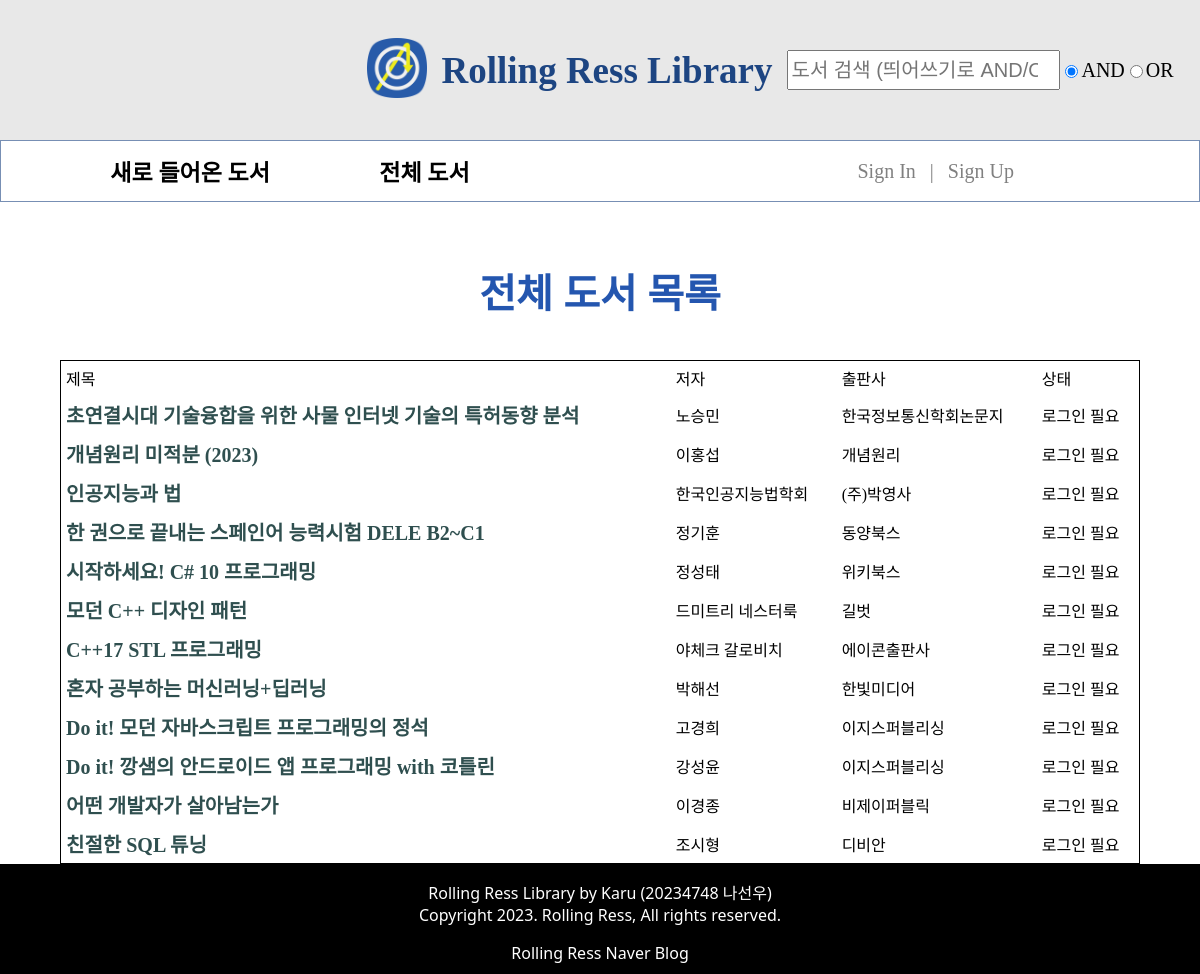
Page /books/all.php on the earlier database version.
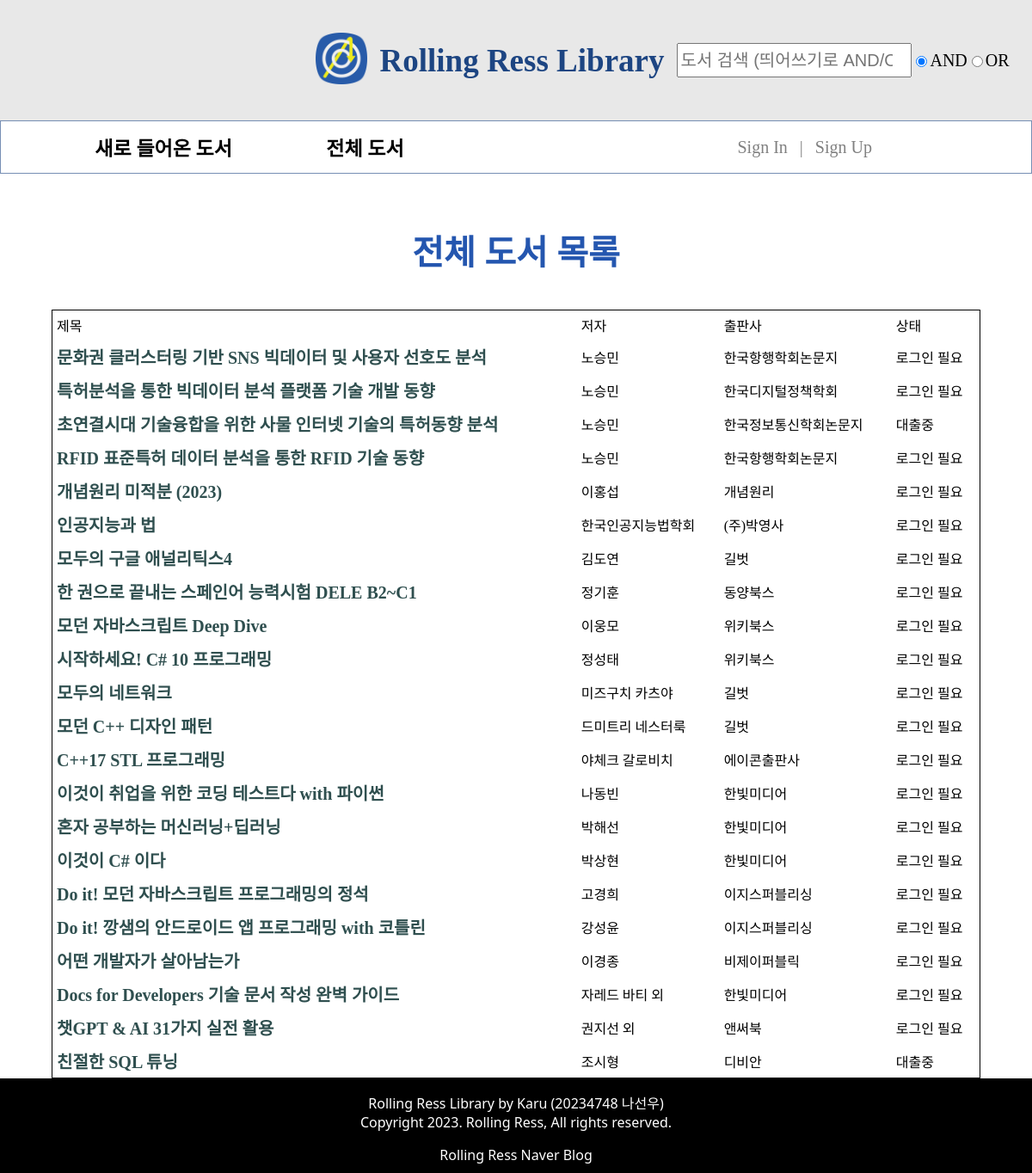
Same page on the later database version.
### tables this page shows
CREATE TABLE `bookinfo` (
  `isbn` bigint NOT NULL,
  `title` varchar(80) NOT NULL,
  `author` varchar(45) NOT NULL,
  `publisher` varchar(45) NOT NULL,
  `takenby` varchar(45) DEFAULT NULL,
  `uploaded` date DEFAULT NULL,
  PRIMARY KEY (`isbn`)
);

### books/all.php (the view, shortened to what this page needs)
<?php
    include '../db/connect.php';
    $stmt = $connect->prepare("SELECT * FROM bookinfo");
    $stmt->execute();
    $result = $stmt->get_result();
    $is_admin = ($_COOKIE['userlevel'] ?? "") == 'admin';
?>
<!DOCTYPE html>
<html lang="ko">
<head>
    <link rel="stylesheet" href="/styles/pages/listall.css">
    <link rel="stylesheet" href="/styles/form.css">
    <link rel="stylesheet" href="/styles/attribute.css">
    <link rel="stylesheet" href="/styles/part/header.css">
    <link rel="stylesheet" href="/styles/part/nav.css">
    <link rel="stylesheet" href="/styles/part/footer.css">
</head>
<body>
    <div id="wrap">
        <header include-html="/htmls/header.html"></header>
        <nav include-html="/htmls/nav.html"></nav>
        <article>
            <h1>전체 도서 목록</h1>
            <table cellspacing="0" cellpadding="5">
                <tr>
                    <td>제목</td>
                    <td>저자</td>
                    <td>출판사</td>
                    <td>상태</td>
                </tr>
                <?php while ($row = $result->fetch_array()): ?>
                    <tr>
                    <td>
                        <?php if ($is_admin): ?>
                            <a href='/manage/about.php?isbn=<? echo $row['isbn'] ?>'>
                        <?php else: ?>
                            <a href='/books/about.php?isbn=<? echo $row['isbn'] ?>'>
                        <?php endif; ?>
                        <span class='book_title'><? echo $row['title'] ?></span>
                        </a>
                    </td>
                    <td><? echo $row['author'] ?></td>
                    <td><? echo $row['publisher'] ?></td>
                    <?php if (empty($row['takenby'])): ?>
                        <?php if (isset($_COOKIE['userlevel'])): ?>
                            <td><mark>이용 가능</mark></td>
                        <? else: ?>
                            <td>로그인 필요</td>
                        <? endif; ?>
                    <? else: ?>
                        <td>대출중</td>
                    <? endif ?>
                    </tr>
            <? endwhile ?>
            </table>
    </div>
    <footer include-html="/htmls/footer.html"></footer>
</body>
</html>

### styles/pages/listall.css (style rules this page uses)
html, body { padding: 0; margin: 0; }
article, form { display: flex; flex-direction: column; }
h1 { font-size: 30px; text-align: center; color: #1D4582; margin-top: 20px; }
table { align-self: center; border: 1px solid; border-collapse:collapse; }
table:not(#myBooks > table) { width: 90%; }
a[href] { text-decoration: none; }
.book_title { font-size: 20px; color : darkslategrey; font-weight: bold; }

### styles/form.css (style rules this page uses)
article { overflow: auto; }
h1 { color: #144AA9EE; font-family: 'Segoe UI', Tahoma, Verdana, sans-serif; text-align: center; margin-bottom: 40px; font-size: 40px; margin-top: 60px; }

### styles/part/header.css (style rules this page uses)
header { display: flex; flex-direction: row; flex-wrap: nowrap; justify-content:center; align-items: center; align-content: space-between; height: 140px; width: 100%; background-color: #55555522; }

### styles/part/nav.css (style rules this page uses)
nav { display: flex; flex-direction: row; flex-wrap: nowrap; align-items: center; align-content: space-between; justify-content: space-evenly; height: 60px; border: 1px solid #1D458299; }

### styles/part/footer.css (style rules this page uses)
body { min-height: 100vh; margin: 0; position: relative; }
body::after { content: ''; display: block; height: 110px; }
footer { position: absolute; bottom: 0; width: 100%; height: 110px; background-color: black; }

Differences in the rows shown:
added bookinfo: title "문화권 클러스터링 기반 SNS 빅데이터 및 사용자 선호도 분석", author "노승민", publisher "한국항행학회논문지", takenby "로그인 필요"
added bookinfo: title "특허분석을 통한 빅데이터 분석 플랫폼 기술 개발 동향", author "노승민", publisher "한국디지털정책학회", shows "로그인 필요"
changed bookinfo "초연결시대 기술융합을 위한 사물 인터넷 기술의 특허동향 분석": takenby "로그인 필요" → "대출중"
added bookinfo: title "RFID 표준특허 데이터 분석을 통한 RFID 기술 동향", author "노승민", publisher "한국항행학회논문지", shows "로그인 필요"
added bookinfo: title "모두의 구글 애널리틱스4", author "김도연", publisher "길벗", shows "로그인 필요"
added bookinfo: title "모던 자바스크립트 Deep Dive", author "이웅모", publisher "위키북스", shows "로그인 필요"
added bookinfo: title "모두의 네트워크", author "미즈구치 카츠야", publisher "길벗", shows "로그인 필요"
added bookinfo: title "이것이 취업을 위한 코딩 테스트다 with 파이썬", author "나동빈", publisher "한빛미디어", shows "로그인 필요"
added bookinfo: title "이것이 C# 이다", author "박상현", publisher "한빛미디어", takenby "로그인 필요"
added bookinfo: title "Docs for Developers 기술 문서 작성 완벽 가이드", author "자레드 바티 외", publisher "한빛미디어", shows "로그인 필요"
added bookinfo: title "챗GPT & AI 31가지 실전 활용", author "권지선 외", publisher "앤써북", shows "로그인 필요"
changed bookinfo "친절한 SQL 튜닝": takenby "로그인 필요" → "대출중"
